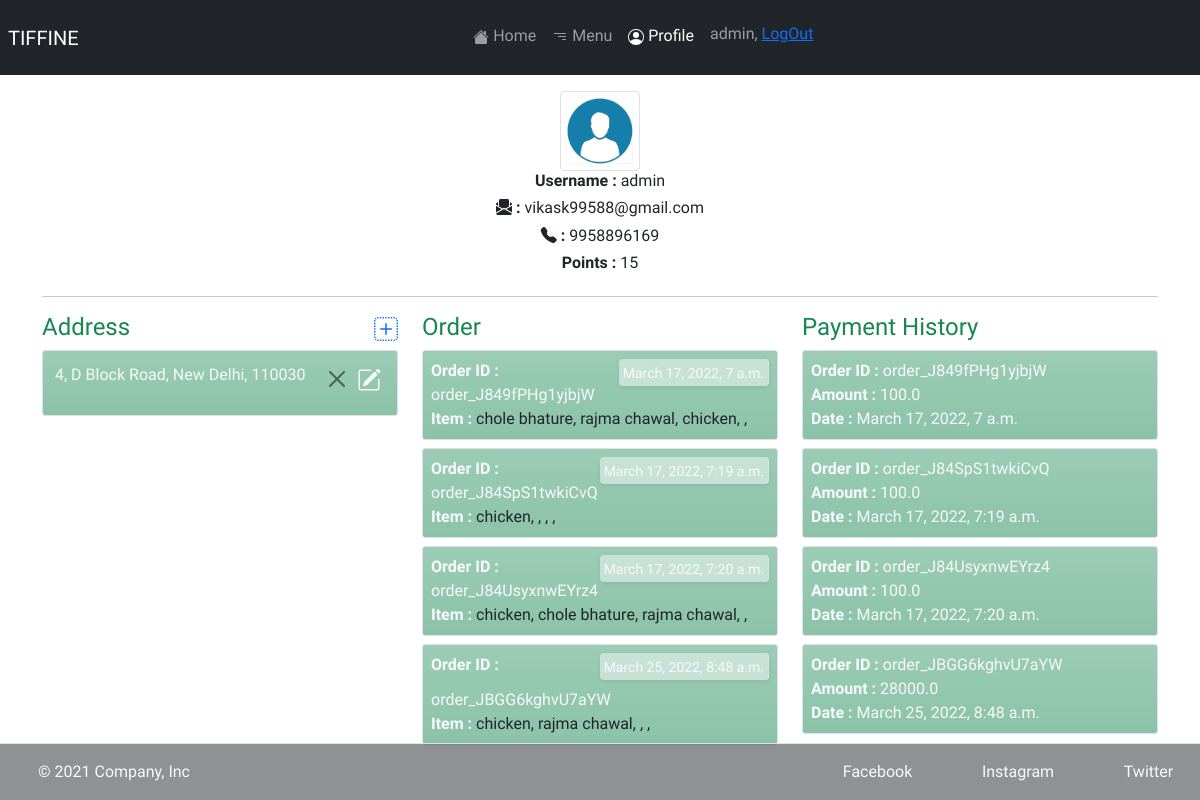
The page /user-profile/ (signed in) on the database its author committed.
### tiffine_site/models.py (models this page shows, shortened)
class AddressModel(models.Model):
    user = models.ForeignKey(User, on_delete=models.CASCADE)
    street = models.CharField(max_length=100, null=True)
    locality = models.CharField(max_length=100, null=True)
    landmark = models.CharField(max_length=100, null=True)
    city = models.CharField(max_length=100, null=True)
    phone = models.IntegerField(blank=True, null=True)
    pincode = models.IntegerField(null=True)

class OrderDetails(models.Model):
    user = models.ForeignKey(
        User, blank=True, null=True, on_delete=models.SET_NULL, editable=False)
    item_1 = models.ForeignKey(
        MainDishModel, blank=True, related_name='item_1', null=True, on_delete=models.SET_NULL, editable=False)
    qyt_1 = models.PositiveIntegerField(
        blank=True,  null=True, editable=False, )
    item_2 = models.ForeignKey(
        MainDishModel, blank=True, related_name='item_2', null=True, on_delete=models.SET_NULL, editable=False)
    qyt_2 = models.PositiveIntegerField(blank=True,  null=True, editable=False)
    item_3 = models.ForeignKey(
        MainDishModel, blank=True, related_name='item_3', null=True, on_delete=models.SET_NULL, editable=False)
    qyt_3 = models.PositiveIntegerField(
        blank=True, null=True, editable=False, )
    item_4 = models.ForeignKey(
        MainDishModel, blank=True, related_name='item_4', null=True, on_delete=models.SET_NULL, editable=False)
    qyt_4 = models.PositiveBigIntegerField(
        blank=True, null=True, editable=False, )
    item_5 = models.ForeignKey(
        MainDishModel, blank=True, related_name='item_5', null=True, on_delete=models.SET_NULL, editable=False)
    qyt_5 = models.PositiveBigIntegerField(
        blank=True, null=True, editable=False, )
    order_id = models.CharField(
        max_length=100, blank=True, null=True, editable=False)
    payment_id = models.CharField(
        max_length=100, blank=True, null=True, editable=False)
    date_time = models.DateTimeField(
        default=timezone.now, blank=True, null=True, editable=False)
    amount = models.FloatField(blank=True, null=True, editable=False)
    upi_transaction_id = models.CharField(
        max_length=100, blank=True, null=True, editable=False)
    vpa = models.CharField(max_length=100, blank=True,
                           null=True, editable=False)
    card_id = models.CharField(
        max_length=100, blank=True, null=True, editable=False)
    bank = models.CharField(max_length=100, blank=True,
                            null=True, editable=False)
    method = models.CharField(
        max_length=100, blank=True, null=True, editable=False)
    wallet = models.CharField(
        max_length=100, blank=True, null=True, editable=False)

class MainDishModel(models.Model):
    name = models.CharField(max_length=100)
    deatil = models.CharField(max_length=255)
    price = models.FloatField()
    discounted = models.FloatField()
    availablity = models.BooleanField(default=True)
    image = models.ImageField(upload_to='pictures')
    ingredients = models.CharField(max_length=255)
    type_of = models.CharField(choices=type_of, max_length=10, blank=True)

### tiffine_site/views.py (the view)
# urls.py: path('user-profile/', user_profile, name='user-profile'),
@login_required(login_url='login')
def user_profile(request):
    address = AddressModel.objects.filter(user=request.user)
    orders = OrderDetails.objects.filter(user=request.user)
    phones = AddressModel.objects.filter(user=request.user)
    phone = []
    for i in phones:
        phone.append(i.phone)
    context = {
        'address': address,
        'add_form': AddressForm,
        'orders': orders,
        'phone': phone[0]
    }
    template = 'profile.html'
    return render(request, template_name=template, context=context)

### tiffine_site/templates/profile.html (shortened to what this page needs)
{% extends 'base.html' %}
{% block profile%}active{%endblock %}
{% block bottom %}
fixed-bottom
{% endblock %}
{% block content %}
{% load static %}
<link rel="stylesheet" href="{% static 'css/profile_.css' %}" />
</head>
<body class="">
    <div class="container mt-3">
        <div class="d-flex justify-content-center">
            <div class="row">
                <div class="col">
                    <img class="d-flex img-responsive img-thumbnail" height="80px" width="80px" src="{% static 'images/user-icon.png' %}" alt="">
                </div>
            </div>
        </div>
        <div class="d-flex justify-content-center">
            <div class="row">
                <div class="col">
                    <h6><strong>Username :</strong> {{request.user}}</h6>
                </div>
            </div>
        </div>
        <div class="d-flex justify-content-center">
            <div class="row">
                <div class="col">
                    <h6><strong><i class="bi bi-envelope-paper-fill"></i> : </strong> {{request.user.email}}</h6>
                </div>
            </div>
        </div>
        <div class="d-flex justify-content-center">
            <div class="row">
                <div class="col">
                    <h6><strong><i class="bi bi-telephone-fill"></i> :</strong> {{phone}}</h6>
                </div>
            </div>
        </div>
        <div class="d-flex justify-content-center">
            <div class="row">
                <div class="col">
                    <h6><strong>Points :</strong> 15</h6>
                </div>
            </div>
        </div>
        <hr>
        <div class="row d-flex mb-2">
            <div class="col-md-4 col-sm-12 d-inline-block" id= "address-sec">
                <h4 class="text-success">Address
                    <a href="" class="float-end" data-bs-toggle="modal" data-bs-target="#address-add">
                    </a>
                </h4>
                {% for addr_obj in address %}
                    <div class=" text-light p-2 bg-success bg-opacity-50 bg-gradient rounded-1 border shadow-x p-1 mb-2" >
                        <p class="p-1">{{addr_obj.street}}, {{addr_obj.city}}, {{addr_obj.pincode}}
                        <buttom class="float-end btn-edit m-1" id="add-{{addr_obj.id}}" data-sid="{{addr_obj.id}}" data-bs-toggle="modal" data-bs-target="#address-add" data-bs-toggle="modal" data-bs-target="#address-add">
                        </buttom>
                        <button  class="float-end btn-delete btn-close m-1" id="add-{{addr_obj.id}}" data-sid="{{addr_obj.id}}">
                        </button>
                    </p>
                    </div>
                {% empty %}
                    <p class="alert alert-info">Not found any address </p>
                {% endfor %}
            </div>
            <div class="col-md-4 col-sm-12 d-inline-block">
                <h4 class="text-success">Order</h4>
                {% for order_obj in orders %}
                    <div class="text-light p-2 bg-success  bg-opacity-50 bg-gradient rounded-1 border   shadow-x p-1 mb-2" >
                        <h6 class="float-end  rounded shadow-sm border-end p-1 bg-light bg-opacity-50"><small>{{order_obj.date_time}}</small></h6>
                        <p class="m-0"><strong>Order ID :</strong> {{order_obj.order_id}} </p>
                        <p class="m-0 text-dark"><strong class="text-light">Item :</strong> {{order_obj.item_1.name}}, {{order_obj.item_2.name}}, {{order_obj.item_3.name}}, {{order_obj.item_4.name}}, {{order_obj.item_5.name}}</p>
                    </div>
                {% empty %}
                    <p class="alert alert-info">Not found any Orders </p>
                {% endfor %}
            </div>
            <div class="col-md-4 col-sm-12 d-inline-block">
                <h4 class="text-success">Payment History</h4>
                {% for order_obj in orders %}
                    <div class="text-light p-2 bg-success  bg-opacity-50 bg-gradient rounded-1 border shadow-x p-1 mb-2" >
                        <p class="m-0"><strong>Order ID :</strong> {{order_obj.order_id}} </p>
                        <p class="m-0"><strong>Amount :</strong> {{order_obj.amount}} </p>
                        <p class="m-0"><strong>Date :</strong> {{order_obj.date_time}} </p>
                    </div>
                {% empty %}
                    <p class="alert alert-info">Not found any Orders </p>
                {% endfor %}
            </div>
        </div>
    </div>
</body>
{% endblock content %}

### tiffine_site/templates/base.html (shortened to what this page needs)
<!DOCTYPE html>
<html lang="en">
<head>
    <link href="node_modules/froala-editor/css/froala_editor.pkgd.min.css" rel="stylesheet" type="text/css" /><script type="text/javascript" src="node_modules/froala-editor/js/froala_editor.pkgd.min.js"></script>
    {% load static %}
    <link rel="stylesheet" href="{% static 'css/base_.css' %}">
    <link href="https://cdn.jsdelivr.net/npm/bootstrap@5.1.3/dist/css/bootstrap.min.css" rel="stylesheet">
    <link rel="stylesheet" href="https://cdnjs.cloudflare.com/ajax/libs/font-awesome/4.7.0/css/font-awesome.min.css">
    <link rel="stylesheet" href="https://cdn.jsdelivr.net/npm/bootstrap-icons@1.8.1/font/bootstrap-icons.css">
</head>
<body>
    <header class = ''>
        <nav class = "navbar navbar-expand-sm navbar-dark bg-dark p-2 mb-2 stick">
            <div class=" justify-content-center ml-3">
                <a class="navbar-brand " href="#">TIFFINE</a>
            </div>
            <div class="collapse navbar-collapse" id="navmenuitem" >
                <ul class="navbar-nav m-auto p-2">
                    <li class="nav-item ">
                        <a class="nav-link {% block home%}{%endblock %}" href="{% url 'index' %}">
                             Home</a>
                    </li>
                    <li class="nav-item">
                        <a class="nav-link {% block menu%}{%endblock %}" href="{% url 'menu' %}">
                               Menu
                        </a>
                    </li>
                    {% if user.is_authenticated %}
                    <li class="nav-item ">
                        <a class="nav-link {% block profile%}{%endblock %}" href="{% url 'user-profile'  %}">
                             Profile</a>
                    </li>
                    <li class="nav-item">
                        <h6 class="nav-link">{{ user.username }}, <a href="{% url 'logout_user' %}">LogOut</a></h6>
                    </li>
                    {% endif %}
                </ul>
            </div>
        </nav>
    </header>
    {% block content %}{% endblock %}
  <footer class="d-flex flex-wrap justify-content-between align-items-center text-light py-3 border-top {% block bottom %}{% endblock %} bg-dark bg-opacity-50">
    <div class="col-md-4 d-flex align-items-center text-light">
      <a href="/" class="mb-3 me-2 mb-md-0 text-light text-decoration-none lh-1">
        <svg class="bi" width="30" height="24"><use xlink:href="#bootstrap"/></svg>
      </a>
      <span class="">&copy; 2021 Company, Inc</span>
    </div>
    <ul class="nav col-md-4 justify-content-end list-unstyled d-flex d-flex justify-content-around ">
      <li class="ms-3"><a class="text-decoration-none text-light" href="#">Facebook</a></li>
      <li class="ms-3"><a class="text-decoration-none text-light" href="#">Instagram</a></li>
      <li class="ms-3"><a class="text-decoration-none text-light" href="#">Twitter</a></li>
    </ul>
  </footer>
</body>
</html>

### tiffine_site/static/css/base_.css (style rules this page uses)
* { font-family: "Arimo", sans-serif; }

### tiffine_site/static/css/profile_.css (style rules this page uses)
.shadow-x { transition: 0.3s ease-in-out; }

### rows shown on the page
AddressModel: street "4, D Block Road", city "New Delhi", pincode "110030"
OrderDetails: date_time "March 17, 2022, 7 a.m.", order_id "order_J849fPHg1yjbjW", item_1.name "chole bhature", item_2.name "rajma chawal", item_3.name "chicken", amount "100.0"
OrderDetails: date_time "March 17, 2022, 7:19 a.m.", order_id "order_J84SpS1twkiCvQ", item_1.name "chicken", amount "100.0"
OrderDetails: date_time "March 17, 2022, 7:20 a.m.", order_id "order_J84UsyxnwEYrz4", item_1.name "chicken", item_2.name "chole bhature", item_3.name "rajma chawal", amount "100.0"
OrderDetails: date_time "March 25, 2022, 8:48 a.m.", order_id "order_JBGG6kghvU7aYW", item_1.name "chicken", item_2.name "rajma chawal", amount "28000.0"

### other values the page prints
{{ user.username }} "admin"
{{ request.user }} "admin"
{{ request.user.email }} "vikask99588@gmail.com"
{{ phone }} "9958896169"
